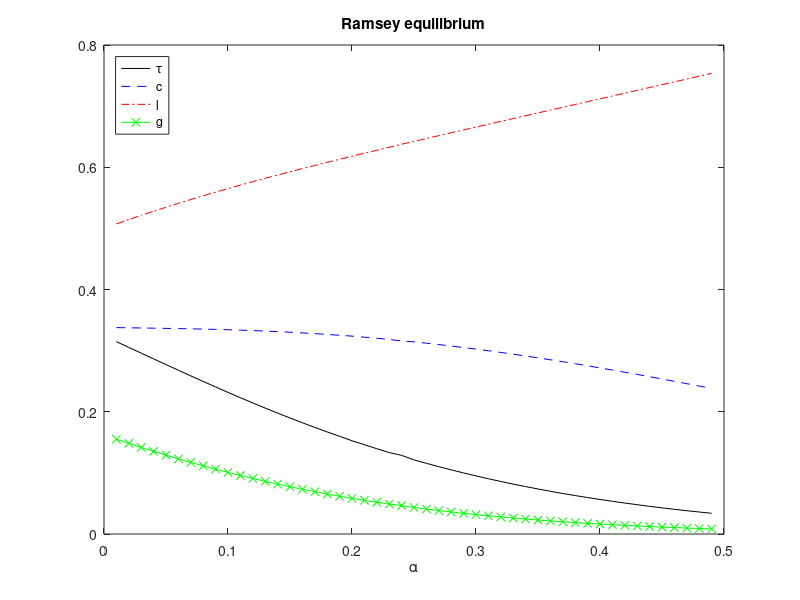
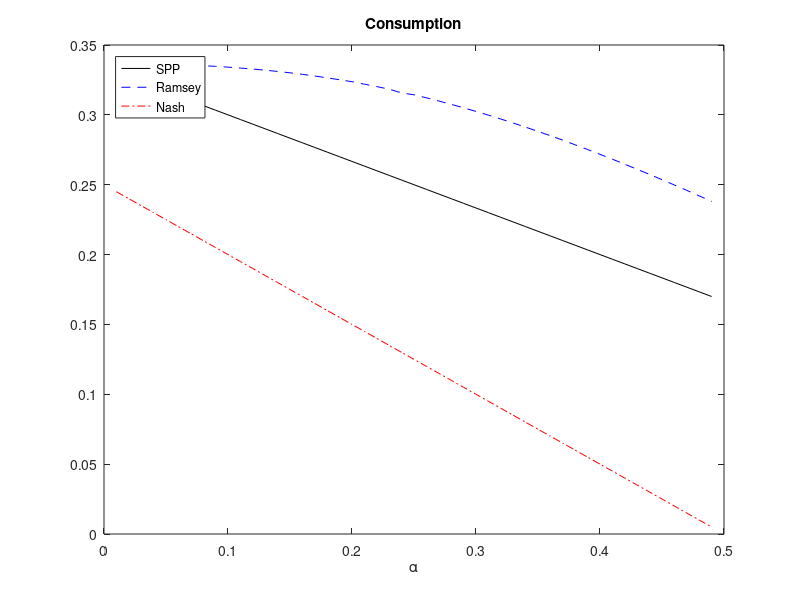
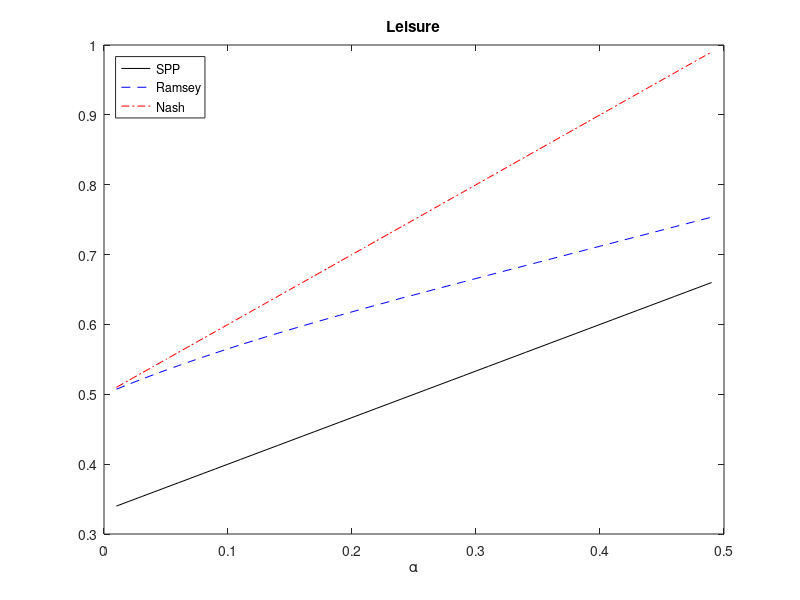
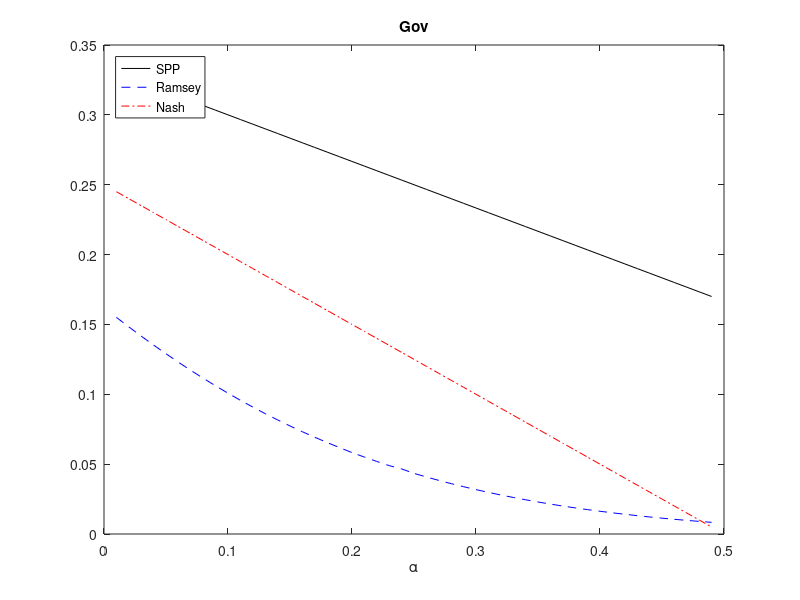

MATLAB code to generate these figures, in order:
mkdir('pings')
clear; close all; clc

alpha = 0.01:0.01:0.49;
tg = 0*alpha;
objfn = @(t,a) -2*(1-t+a)^(-1) + 2*(1-t) + (-3*a + 1 - 2*t)/(2*a*(1-t) + t*(1-t-a));
for i=1:length(alpha)
    tempobj = @(t)abs(objfn(t,alpha(i)));
    tg(i) = fmincon(tempobj,0.1,[1;-1],[1;0]);
end
% cg = (1-tg).*(.5 - (alpha)./(2*(1-tg)));
lg = 0.5+ (alpha./(2*(1-tg)));
cg = (1-tg).*(1-lg);
gg = tg.*(1-lg);
ug = log(lg) + log(alpha + cg) + log(alpha + gg);
figure
plot(alpha,tg,'k')
hold on
plot(alpha,cg,'b--')
plot(alpha,lg,'r-.')
plot(alpha,gg,'g-x')
hold off
set(gcf,'Color',[1 1 1])
title('Ramsey equilibrium')
legend('\tau','c','l','g','Location','NorthWest')
xlabel('\alpha')
cd('pings')
saveas(gcf,'ramsey.png')
cd('..')

% calculate spp
csp = (1 - alpha)./3;
gsp = csp;
lsp = (2*alpha + 1)./3;
usp = log(lsp) + log(alpha+csp)+log(alpha+gsp);

% calculate ne
cne = 0.25 - 0.5*alpha;
gne = cne;
lne = alpha + 0.5;
une = log(lne) + log(alpha+cne) + log(alpha+gne);

figure
plot(alpha,csp,'k')
hold on
plot(alpha,cg,'b--')
plot(alpha,cne,'r-.')
hold off
set(gcf,'Color',[1 1 1])
title('Consumption')
legend('SPP','Ramsey','Nash','Location','NorthWest')
xlabel('\alpha')
cd('pings')
saveas(gcf,'cons.png')
cd('..')

figure
plot(alpha,lsp,'k')
hold on
plot(alpha,lg,'b--')
plot(alpha,lne,'r-.')
hold off
set(gcf,'Color',[1 1 1])
title('Leisure')
legend('SPP','Ramsey','Nash','Location','NorthWest')
xlabel('\alpha')
cd('pings')
saveas(gcf,'leisure.png')
cd('..')

figure
plot(alpha,gsp,'k')
hold on
plot(alpha,gg,'b--')
plot(alpha,gne,'r-.')
hold off
set(gcf,'Color',[1 1 1])
title('Gov')
legend('SPP','Ramsey','Nash','Location','NorthWest')
xlabel('\alpha')
cd('pings')
saveas(gcf,'gov.png')
cd('..')

figure
plot(alpha,usp,'k')
hold on
plot(alpha,ug,'b--')
plot(alpha,une,'r-.')
hold off
set(gcf,'Color',[1 1 1])
title('Utility')
legend('SPP','Ramsey','Nash','Location','NorthWest')
xlabel('\alpha')
cd('pings')
saveas(gcf,'util.png')
cd('..')